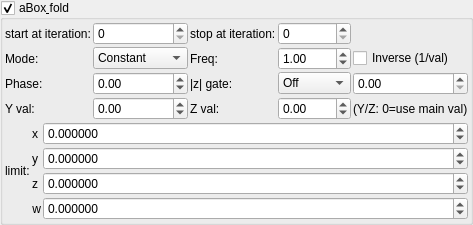
    <widget class="MyGroupBox" name="groupCheck_transf_function_enabledF_false">
     <property name="font">
      <font>
       <weight>50</weight>
       <bold>false</bold>
      </font>
     </property>
     <property name="toolTip">
      <string/>
     </property>
     <property name="title">
      <string>aBox&amp; fold</string>
     </property>
     <property name="checkable">
      <bool>true</bool>
     </property>
     <layout class="QVBoxLayout" name="verticalLayout_30" stretch="0,0">
      <property name="spacing">
       <number>2</number>
      </property>
      <property name="leftMargin">
       <number>2</number>
      </property>
      <property name="topMargin">
       <number>2</number>
      </property>
      <property name="rightMargin">
       <number>2</number>
      </property>
      <property name="bottomMargin">
       <number>2</number>
      </property>
      <item>
       <layout class="QGridLayout" name="gridLayout_14">
        <item row="0" column="3">
         <widget class="MySpinBox" name="spinboxInt_transf_stop_iterations_F">
          <property name="sizePolicy">
           <sizepolicy hsizetype="Minimum" vsizetype="Maximum">
            <horstretch>0</horstretch>
            <verstretch>0</verstretch>
           </sizepolicy>
          </property>
          <property name="font">
           <font>
            <weight>50</weight>
            <bold>false</bold>
           </font>
          </property>
          <property name="maximum">
           <number>250</number>
          </property>
         </widget>
        </item>
      <item row="1" column="0">
       <widget class="QLabel"><property name="text"><string>Mode:</string></property></widget>
      </item>
      <item row="1" column="1">
       <widget class="MyComboBox" name="comboBox_transf_multiplier_value_mode_5">
        <item><property name="text"><string notr="true">Constant</string></property></item>
        <item><property name="text"><string notr="true">Sine</string></property></item>
        <item><property name="text"><string notr="true">Ramp</string></property></item>
        <item><property name="text"><string notr="true">Exponential</string></property></item>
        <item><property name="text"><string notr="true">Triangle</string></property></item>
        <item><property name="text"><string notr="true">Square</string></property></item>
        <item><property name="text"><string notr="true">Smoothstep</string></property></item>
        <item><property name="text"><string notr="true">Noise</string></property></item>
        <item><property name="text"><string notr="true">Ping-pong</string></property></item>
        <item><property name="text"><string notr="true">Stepped</string></property></item>
       </widget>
      </item>
      <item row="1" column="2">
       <widget class="QLabel"><property name="text"><string>Freq:</string></property></widget>
      </item>
      <item row="1" column="3">
       <widget class="MyDoubleSpinBox" name="spinbox_transf_multiplier_frequency_5">
        <property name="minimum"><double>0.01</double></property><property name="maximum"><double>100.0</double></property>
        <property name="singleStep"><double>0.1</double></property><property name="value"><double>1.0</double></property>
       </widget>
      </item>
      <item row="1" column="4" colspan="2">
       <widget class="MyCheckBox" name="checkBox_transf_multiplier_inverse_5">
        <property name="text"><string>Inverse (1/val)</string></property>
       </widget>
      </item>
      <item row="2" column="0">
       <widget class="QLabel"><property name="text"><string>Phase:</string></property></widget>
      </item>
      <item row="2" column="1">
       <widget class="MyDoubleSpinBox" name="spinbox_transf_multiplier_phase_5">
        <property name="minimum"><double>-10.0</double></property><property name="maximum"><double>10.0</double></property>
        <property name="singleStep"><double>0.1</double></property><property name="value"><double>0.0</double></property>
       </widget>
      </item>
      <item row="2" column="2">
       <widget class="QLabel"><property name="text"><string>|z| gate:</string></property></widget>
      </item>
      <item row="2" column="3">
       <widget class="MyComboBox" name="comboBox_transf_multiplier_threshold_mode_5">
        <item><property name="text"><string notr="true">Off</string></property></item>
        <item><property name="text"><string notr="true">&gt; thresh</string></property></item>
        <item><property name="text"><string notr="true">&lt; thresh</string></property></item>
       </widget>
      </item>
      <item row="2" column="4" colspan="2">
       <widget class="MyDoubleSpinBox" name="spinbox_transf_multiplier_threshold_5">
        <property name="minimum"><double>0.0</double></property><property name="maximum"><double>1000.0</double></property>
        <property name="singleStep"><double>0.1</double></property><property name="value"><double>0.0</double></property>
       </widget>
      </item>
      <item row="3" column="0">
       <widget class="QLabel"><property name="text"><string>Y val:</string></property></widget>
      </item>
      <item row="3" column="1">
       <widget class="MyDoubleSpinBox" name="spinbox_transf_multiplier_scale_y_5">
        <property name="minimum"><double>-100.0</double></property><property name="maximum"><double>100.0</double></property>
        <property name="singleStep"><double>0.01</double></property><property name="value"><double>0.0</double></property>
       </widget>
      </item>
      <item row="3" column="2">
       <widget class="QLabel"><property name="text"><string>Z val:</string></property></widget>
      </item>
      <item row="3" column="3">
       <widget class="MyDoubleSpinBox" name="spinbox_transf_multiplier_scale_z_5">
        <property name="minimum"><double>-100.0</double></property><property name="maximum"><double>100.0</double></property>
        <property name="singleStep"><double>0.01</double></property><property name="value"><double>0.0</double></property>
       </widget>
      </item>
      <item row="3" column="4" colspan="2">
       <widget class="QLabel"><property name="text"><string notr="true">(Y/Z: 0=use main val)</string></property></widget>
      </item>
        <item row="0" column="2">
         <widget class="QLabel" name="label_252">
          <property name="font">
           <font>
            <weight>50</weight>
            <bold>false</bold>
           </font>
          </property>
          <property name="text">
           <string>stop at iteration:</string>
          </property>
         </widget>
        </item>
        <item row="0" column="1">
         <widget class="MySpinBox" name="spinboxInt_transf_start_iterations_F">
          <property name="sizePolicy">
           <sizepolicy hsizetype="Minimum" vsizetype="Maximum">
            <horstretch>0</horstretch>
            <verstretch>0</verstretch>
           </sizepolicy>
          </property>
          <property name="font">
           <font>
            <weight>50</weight>
            <bold>false</bold>
           </font>
          </property>
          <property name="maximum">
           <number>250</number>
          </property>
         </widget>
        </item>
        <item row="0" column="0">
         <widget class="QLabel" name="label_67">
          <property name="font">
           <font>
            <weight>50</weight>
            <bold>false</bold>
           </font>
          </property>
          <property name="text">
           <string>start at iteration:</string>
          </property>
         </widget>
        </item>
       </layout>
      </item>
      <item>
       <layout class="QGridLayout" name="gridLayout_4" columnstretch="0,0,1">
        <property name="spacing">
         <number>2</number>
        </property>
        <item row="0" column="1">
         <widget class="QLabel" name="label_22">
          <property name="font">
           <font>
            <weight>50</weight>
            <bold>false</bold>
           </font>
          </property>
          <property name="text">
           <string notr="true">x</string>
          </property>
         </widget>
        </item>
        <item row="3" column="1">
         <widget class="QLabel" name="label_149">
          <property name="sizePolicy">
           <sizepolicy hsizetype="Preferred" vsizetype="Preferred">
            <horstretch>0</horstretch>
            <verstretch>0</verstretch>
           </sizepolicy>
          </property>
          <property name="font">
           <font>
            <weight>50</weight>
            <bold>false</bold>
           </font>
          </property>
          <property name="text">
           <string notr="true">w</string>
          </property>
          <property name="alignment">
           <set>Qt::AlignRight|Qt::AlignTrailing|Qt::AlignVCenter</set>
          </property>
         </widget>
        </item>
        <item row="1" column="0" rowspan="2">
         <widget class="QLabel" name="label_23">
          <property name="font">
           <font>
            <weight>50</weight>
            <bold>false</bold>
           </font>
          </property>
          <property name="text">
           <string>limit:</string>
          </property>
         </widget>
        </item>
        <item row="1" column="2">
         <widget class="MyDoubleSpinBox" name="spinbox4_transf_offsetB_1111_y">
          <property name="enabled">
           <bool>true</bool>
          </property>
          <property name="sizePolicy">
           <sizepolicy hsizetype="Minimum" vsizetype="Maximum">
            <horstretch>0</horstretch>
            <verstretch>0</verstretch>
           </sizepolicy>
          </property>
          <property name="font">
           <font>
            <weight>50</weight>
            <bold>false</bold>
           </font>
          </property>
          <property name="decimals">
           <number>6</number>
          </property>
          <property name="minimum">
           <double>-99.989999999999995</double>
          </property>
          <property name="maximum">
           <double>99.989999999999995</double>
          </property>
          <property name="singleStep">
           <double>0.100000000000000</double>
          </property>
         </widget>
        </item>
        <item row="0" column="2">
         <widget class="MyDoubleSpinBox" name="spinbox4_transf_offsetB_1111_x">
          <property name="enabled">
           <bool>true</bool>
          </property>
          <property name="sizePolicy">
           <sizepolicy hsizetype="Minimum" vsizetype="Maximum">
            <horstretch>0</horstretch>
            <verstretch>0</verstretch>
           </sizepolicy>
          </property>
          <property name="font">
           <font>
            <weight>50</weight>
            <bold>false</bold>
           </font>
          </property>
          <property name="prefix">
           <string/>
          </property>
          <property name="decimals">
           <number>6</number>
          </property>
          <property name="minimum">
           <double>-99.989999999999995</double>
          </property>
          <property name="singleStep">
           <double>0.100000000000000</double>
          </property>
         </widget>
        </item>
        <item row="2" column="1">
         <widget class="QLabel" name="label_24">
          <property name="font">
           <font>
            <weight>50</weight>
            <bold>false</bold>
           </font>
          </property>
          <property name="text">
           <string notr="true">z</string>
          </property>
         </widget>
        </item>
        <item row="1" column="1">
         <widget class="QLabel" name="label_25">
          <property name="font">
           <font>
            <weight>50</weight>
            <bold>false</bold>
           </font>
          </property>
          <property name="text">
           <string notr="true">y</string>
          </property>
         </widget>
        </item>
        <item row="2" column="2">
         <widget class="MyDoubleSpinBox" name="spinbox4_transf_offsetB_1111_z">
          <property name="enabled">
           <bool>true</bool>
          </property>
          <property name="sizePolicy">
           <sizepolicy hsizetype="Minimum" vsizetype="Maximum">
            <horstretch>0</horstretch>
            <verstretch>0</verstretch>
           </sizepolicy>
          </property>
          <property name="font">
           <font>
            <weight>50</weight>
            <bold>false</bold>
           </font>
          </property>
          <property name="decimals">
           <number>6</number>
          </property>
          <property name="minimum">
           <double>-99.989999999999995</double>
          </property>
          <property name="maximum">
           <double>99.989999999999995</double>
          </property>
          <property name="singleStep">
           <double>0.100000000000000</double>
          </property>
         </widget>
        </item>
        <item row="3" column="2">
         <widget class="MyDoubleSpinBox" name="spinbox4_transf_offsetB_1111_w">
          <property name="enabled">
           <bool>true</bool>
          </property>
          <property name="sizePolicy">
           <sizepolicy hsizetype="Minimum" vsizetype="Maximum">
            <horstretch>0</horstretch>
            <verstretch>0</verstretch>
           </sizepolicy>
          </property>
          <property name="font">
           <font>
            <weight>50</weight>
            <bold>false</bold>
           </font>
          </property>
          <property name="decimals">
           <number>6</number>
          </property>
          <property name="minimum">
           <double>-99.989999999999995</double>
          </property>
          <property name="maximum">
           <double>99.989999999999995</double>
          </property>
          <property name="singleStep">
           <double>0.100000000000000</double>
          </property>
         </widget>
        </item>
       </layout>
      </item>
     </layout>
    </widget>
